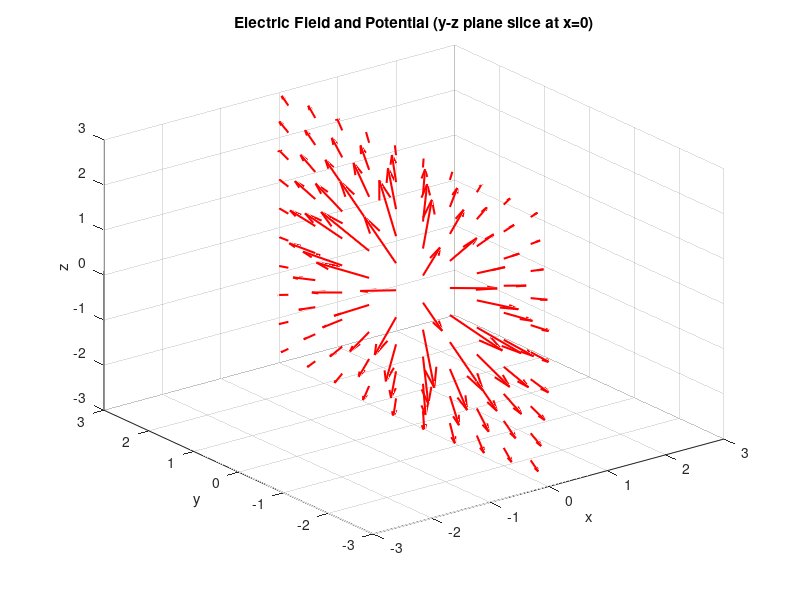
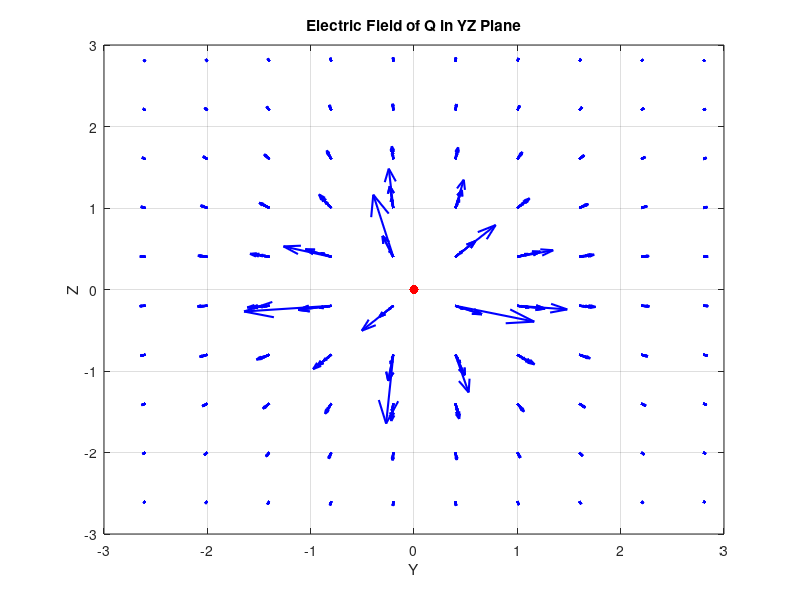

Write the MATLAB code that produced these figures, in order.
% Define physical constants and charge parameters
Q = 1;                              % Charge magnitude (-1 C)
epsilon0 = 8.85e-12;                % Permittivity of free space (F/m)
k = Q / (4 * pi * epsilon0);        % Coulomb's constant times charge

% Charge positions
x0 = -1;  y0 = 0;  z0 = 0;           % First charge at (-1,0,0)
x1 = 1;   y1 = 0;  z1 = 0;           % Second charge at (1,0,0)

% Create a 3D grid for field calculation
gx = -5:0.5:5;                        % X grid points from -5 to 5 with step 0.5
gy = -5:0.6:5;                        % Y grid points from -5 to 5 with step 0.6
gz = -5:0.6:5;                        % Z grid points from -5 to 5 with step 0.6
[x, y, z] = meshgrid(gx, gy, gz);     % Create 3D grid matrices

% Compute distances from each charge
r0 = sqrt((x - x0).^2 + (y - y0).^2 + (z - z0).^2);    % Distance from charge 1
r1 = sqrt((x - x1).^2 + (y - y1).^2 + (z - z1).^2);    % Distance from charge 2

% Compute electric potential from each charge
V0 = k ./ r0;                        % Potential due to charge 1
V1 = k ./ r1;                        % Potential due to charge 2
V_total = V0 + V1;                   % Superposition principle: total potential

% Compute electric field components using the negative gradient of V_total
[Ex, Ey, Ez] = gradient(-V_total, 0.5, 0.6, 0.6);
[Ex0, Ey0, Ez0] = gradient(-V0, 0.5, 0.6, 0.6);

% Find the index where x = 0
lengthg = length(gx);
pos_0 = (lengthg + 1) / 2;           % Middle index for x = 0 plane

% === 3D Visualization: Potential Slices and Full Electric Field ===
figure(1)
quiver3(x(:, pos_0, :), y(:, pos_0, :), z(:, pos_0, :), ...
        Ex(:, pos_0, :), Ey(:, pos_0, :), Ez(:, pos_0, :), ...
        1.5, 'r', 'linewidth', 1.5);
xlim([-3,3]); ylim([-3,3]); zlim([-3,3]);
xlabel('x'); ylabel('y'); zlabel('z');
title('Electric Field and Potential (y-z plane slice at x=0)');
grid on;

% === 2D Visualization: Potential Slices and Electric Field ===
figure(2)
quiver(y, z, Ey0, Ez0, 1.5, 'b', 'linewidth', 1.5);
hold on
plot(y0, z0, 'r.', 'MarkerSize', 20);
xlabel('Y'); 
ylabel('Z');
title('Electric Field of Q in YZ Plane');
grid on;
axis([-3 3 -3 3]);
